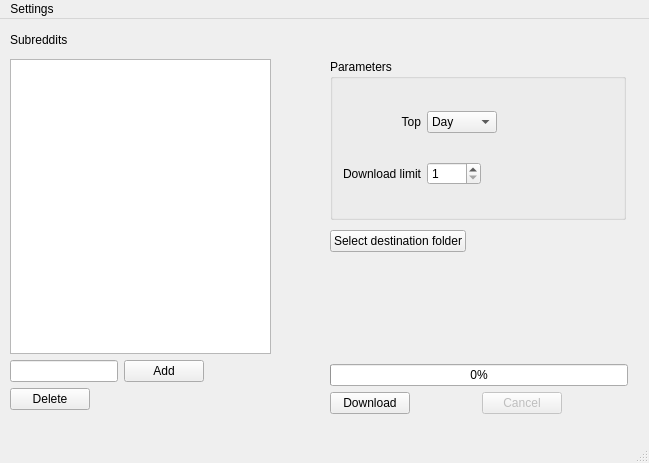
<?xml version="1.0" encoding="UTF-8"?>
<ui version="4.0">
 <class>MainWindow</class>
 <widget class="QMainWindow" name="MainWindow">
  <property name="geometry">
   <rect>
    <x>0</x>
    <y>0</y>
    <width>649</width>
    <height>463</height>
   </rect>
  </property>
  <property name="windowTitle">
   <string>Reddit Content Downloader</string>
  </property>
  <widget class="QWidget" name="centralwidget">
   <widget class="QWidget" name="layoutWidget">
    <property name="geometry">
     <rect>
      <x>330</x>
      <y>40</y>
      <width>296</width>
      <height>161</height>
     </rect>
    </property>
    <layout class="QVBoxLayout" name="verticalLayout">
     <item>
      <widget class="QGroupBox" name="groupBox">
       <property name="title">
        <string>Parameters</string>
       </property>
       <layout class="QGridLayout" name="gridLayout">
        <item row="0" column="0">
         <widget class="QLabel" name="label">
          <property name="text">
           <string>Top</string>
          </property>
          <property name="alignment">
           <set>Qt::AlignRight|Qt::AlignTrailing|Qt::AlignVCenter</set>
          </property>
         </widget>
        </item>
        <item row="0" column="1">
         <layout class="QHBoxLayout" name="horizontalLayout">
          <item>
           <widget class="QComboBox" name="topComboBox">
            <item>
             <property name="text">
              <string>Day</string>
             </property>
            </item>
            <item>
             <property name="text">
              <string>Week</string>
             </property>
            </item>
            <item>
             <property name="text">
              <string>Month</string>
             </property>
            </item>
            <item>
             <property name="text">
              <string>Year</string>
             </property>
            </item>
            <item>
             <property name="text">
              <string>All time</string>
             </property>
            </item>
           </widget>
          </item>
          <item>
           <spacer name="horizontalSpacer_6">
            <property name="orientation">
             <enum>Qt::Horizontal</enum>
            </property>
            <property name="sizeHint" stdset="0">
             <size>
              <width>40</width>
              <height>20</height>
             </size>
            </property>
           </spacer>
          </item>
         </layout>
        </item>
        <item row="1" column="0">
         <widget class="QLabel" name="label_2">
          <property name="text">
           <string>Download limit</string>
          </property>
          <property name="alignment">
           <set>Qt::AlignRight|Qt::AlignTrailing|Qt::AlignVCenter</set>
          </property>
         </widget>
        </item>
        <item row="1" column="1">
         <layout class="QHBoxLayout" name="horizontalLayout_2">
          <item>
           <widget class="QSpinBox" name="limitSpinBox">
            <property name="minimum">
             <number>1</number>
            </property>
            <property name="maximum">
             <number>1000</number>
            </property>
           </widget>
          </item>
          <item>
           <spacer name="horizontalSpacer_5">
            <property name="orientation">
             <enum>Qt::Horizontal</enum>
            </property>
            <property name="sizeHint" stdset="0">
             <size>
              <width>40</width>
              <height>20</height>
             </size>
            </property>
           </spacer>
          </item>
         </layout>
        </item>
       </layout>
      </widget>
     </item>
    </layout>
   </widget>
   <widget class="QWidget" name="layoutWidget">
    <property name="geometry">
     <rect>
      <x>10</x>
      <y>40</y>
      <width>261</width>
      <height>351</height>
     </rect>
    </property>
    <layout class="QVBoxLayout" name="verticalLayout_2">
     <item>
      <widget class="QTreeView" name="treeViewSubs">
       <property name="dragDropMode">
        <enum>QAbstractItemView::DropOnly</enum>
       </property>
       <attribute name="headerVisible">
        <bool>false</bool>
       </attribute>
      </widget>
     </item>
     <item>
      <layout class="QHBoxLayout" name="horizontalLayout_7">
       <item>
        <layout class="QHBoxLayout" name="horizontalLayout_5">
         <item>
          <widget class="QLineEdit" name="subredditName"/>
         </item>
         <item>
          <widget class="QPushButton" name="addButton">
           <property name="text">
            <string>Add</string>
           </property>
          </widget>
         </item>
         <item>
          <spacer name="horizontalSpacer_3">
           <property name="orientation">
            <enum>Qt::Horizontal</enum>
           </property>
           <property name="sizeHint" stdset="0">
            <size>
             <width>40</width>
             <height>20</height>
            </size>
           </property>
          </spacer>
         </item>
        </layout>
       </item>
       <item>
        <layout class="QHBoxLayout" name="horizontalLayout_6"/>
       </item>
      </layout>
     </item>
     <item>
      <layout class="QHBoxLayout" name="horizontalLayout_9">
       <item>
        <widget class="QPushButton" name="deleteButton">
         <property name="text">
          <string>Delete</string>
         </property>
        </widget>
       </item>
       <item>
        <spacer name="horizontalSpacer_4">
         <property name="orientation">
          <enum>Qt::Horizontal</enum>
         </property>
         <property name="sizeHint" stdset="0">
          <size>
           <width>40</width>
           <height>20</height>
          </size>
         </property>
        </spacer>
       </item>
      </layout>
     </item>
    </layout>
   </widget>
   <widget class="QWidget" name="layoutWidget">
    <property name="geometry">
     <rect>
      <x>10</x>
      <y>10</y>
      <width>117</width>
      <height>22</height>
     </rect>
    </property>
    <layout class="QHBoxLayout" name="horizontalLayout_10">
     <item>
      <widget class="QLabel" name="label_3">
       <property name="text">
        <string>Subreddits</string>
       </property>
      </widget>
     </item>
     <item>
      <spacer name="horizontalSpacer_7">
       <property name="orientation">
        <enum>Qt::Horizontal</enum>
       </property>
       <property name="sizeHint" stdset="0">
        <size>
         <width>40</width>
         <height>20</height>
        </size>
       </property>
      </spacer>
     </item>
    </layout>
   </widget>
   <widget class="QLabel" name="download_info">
    <property name="geometry">
     <rect>
      <x>331</x>
      <y>352</y>
      <width>16</width>
      <height>16</height>
     </rect>
    </property>
    <property name="text">
     <string/>
    </property>
    <property name="scaledContents">
     <bool>true</bool>
    </property>
    <property name="wordWrap">
     <bool>true</bool>
    </property>
   </widget>
   <widget class="QWidget" name="layoutWidget">
    <property name="geometry">
     <rect>
      <x>330</x>
      <y>211</y>
      <width>298</width>
      <height>184</height>
     </rect>
    </property>
    <layout class="QVBoxLayout" name="verticalLayout_5">
     <item>
      <layout class="QVBoxLayout" name="verticalLayout_3">
       <item>
        <layout class="QHBoxLayout" name="horizontalLayout_11">
         <item>
          <widget class="QPushButton" name="folderButton">
           <property name="text">
            <string>Select destination folder</string>
           </property>
          </widget>
         </item>
         <item>
          <spacer name="horizontalSpacer_8">
           <property name="orientation">
            <enum>Qt::Horizontal</enum>
           </property>
           <property name="sizeHint" stdset="0">
            <size>
             <width>40</width>
             <height>20</height>
            </size>
           </property>
          </spacer>
         </item>
        </layout>
       </item>
       <item>
        <widget class="QLabel" name="download_path_text">
         <property name="text">
          <string/>
         </property>
         <property name="wordWrap">
          <bool>true</bool>
         </property>
        </widget>
       </item>
      </layout>
     </item>
     <item>
      <spacer name="verticalSpacer">
       <property name="orientation">
        <enum>Qt::Vertical</enum>
       </property>
       <property name="sizeHint" stdset="0">
        <size>
         <width>20</width>
         <height>40</height>
        </size>
       </property>
      </spacer>
     </item>
     <item>
      <layout class="QVBoxLayout" name="verticalLayout_4">
       <item>
        <widget class="QProgressBar" name="progressBar">
         <property name="value">
          <number>0</number>
         </property>
         <property name="invertedAppearance">
          <bool>false</bool>
         </property>
        </widget>
       </item>
       <item>
        <layout class="QHBoxLayout" name="horizontalLayout_8">
         <item>
          <layout class="QHBoxLayout" name="horizontalLayout_3">
           <item>
            <widget class="QPushButton" name="downloadButton">
             <property name="text">
              <string>Download</string>
             </property>
            </widget>
           </item>
           <item>
            <spacer name="horizontalSpacer">
             <property name="orientation">
              <enum>Qt::Horizontal</enum>
             </property>
             <property name="sizeHint" stdset="0">
              <size>
               <width>40</width>
               <height>20</height>
              </size>
             </property>
            </spacer>
           </item>
          </layout>
         </item>
         <item>
          <layout class="QHBoxLayout" name="horizontalLayout_4">
           <item>
            <widget class="QPushButton" name="cancelButton">
             <property name="enabled">
              <bool>false</bool>
             </property>
             <property name="text">
              <string>Cancel</string>
             </property>
            </widget>
           </item>
           <item>
            <spacer name="horizontalSpacer_2">
             <property name="orientation">
              <enum>Qt::Horizontal</enum>
             </property>
             <property name="sizeHint" stdset="0">
              <size>
               <width>40</width>
               <height>20</height>
              </size>
             </property>
            </spacer>
           </item>
          </layout>
         </item>
        </layout>
       </item>
      </layout>
     </item>
    </layout>
   </widget>
  </widget>
  <widget class="QStatusBar" name="statusbar"/>
  <widget class="QMenuBar" name="menubar">
   <property name="geometry">
    <rect>
     <x>0</x>
     <y>0</y>
     <width>649</width>
     <height>22</height>
    </rect>
   </property>
   <widget class="QMenu" name="menuFile">
    <property name="title">
     <string>Settings</string>
    </property>
    <addaction name="menuActionSettings"/>
   </widget>
   <addaction name="menuFile"/>
  </widget>
  <action name="actionImport">
   <property name="text">
    <string>Import</string>
   </property>
  </action>
  <action name="actionSettings">
   <property name="text">
    <string>Settings</string>
   </property>
  </action>
  <action name="actionConfiguration">
   <property name="text">
    <string>Configuration</string>
   </property>
  </action>
  <action name="actionConfig">
   <property name="text">
    <string>Config</string>
   </property>
  </action>
  <action name="actionConfiguration_2">
   <property name="text">
    <string>Configuration</string>
   </property>
  </action>
  <action name="actionTest_2">
   <property name="text">
    <string>Test</string>
   </property>
  </action>
  <action name="configMenu">
   <property name="text">
    <string>Configuration</string>
   </property>
  </action>
  <action name="actionConfig_2">
   <property name="text">
    <string>Config</string>
   </property>
  </action>
  <action name="menuActionSettings">
   <property name="text">
    <string>Set config values</string>
   </property>
  </action>
  <action name="actionTest">
   <property name="text">
    <string>Test</string>
   </property>
  </action>
 </widget>
 <resources/>
 <connections/>
</ui>
